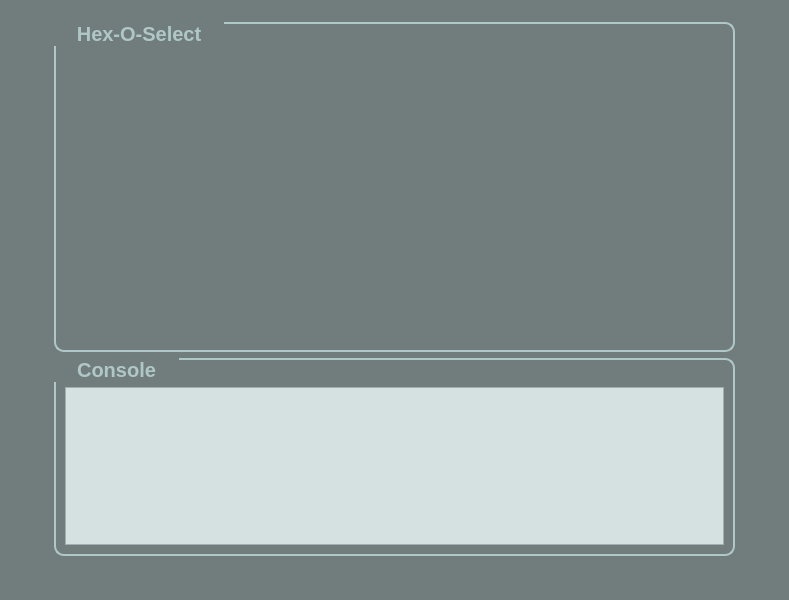
<?xml version="1.0" encoding="UTF-8"?>
<ui version="4.0">
 <class>MainWindow</class>
 <widget class="QMainWindow" name="MainWindow">
  <property name="geometry">
   <rect>
    <x>0</x>
    <y>0</y>
    <width>789</width>
    <height>600</height>
   </rect>
  </property>
  <property name="sizePolicy">
   <sizepolicy hsizetype="Preferred" vsizetype="Preferred">
    <horstretch>0</horstretch>
    <verstretch>0</verstretch>
   </sizepolicy>
  </property>
  <property name="windowTitle">
   <string>MainWindow</string>
  </property>
  <property name="autoFillBackground">
   <bool>false</bool>
  </property>
  <property name="styleSheet">
   <string notr="true">background-color: #717D7D;
color: #AFC7C7;</string>
  </property>
  <widget class="QWidget" name="centralwidget">
   <property name="styleSheet">
    <string notr="true">QGroupBox{ 
     border: 2px solid #AFC7C7; 
    border-radius: 10px; 
    margin-top: 1ex;
	font-size: 20px;
    font-weight: bold;


 } 
QGroupBox::title
{
    subcontrol-origin: margin;
    subcontrol-position: top left;
    padding: 0px 20px;
}
</string>
   </property>
   <layout class="QHBoxLayout" name="horizontalLayout" stretch="1,15,1">
    <item>
     <spacer name="horizontalSpacer">
      <property name="orientation">
       <enum>Qt::Horizontal</enum>
      </property>
      <property name="sizeHint" stdset="0">
       <size>
        <width>40</width>
        <height>20</height>
       </size>
      </property>
     </spacer>
    </item>
    <item>
     <layout class="QVBoxLayout" name="centralWidgetLayout" stretch="1,25,15,1">
      <item>
       <spacer name="verticalSpacer_2">
        <property name="orientation">
         <enum>Qt::Vertical</enum>
        </property>
        <property name="sizeHint" stdset="0">
         <size>
          <width>20</width>
          <height>40</height>
         </size>
        </property>
       </spacer>
      </item>
      <item>
       <layout class="QHBoxLayout" name="horizontalLayout_2" stretch="1">
        <item>
         <widget class="QGroupBox" name="hosGroupBox">
          <property name="styleSheet">
           <string notr="true"/>
          </property>
          <property name="title">
           <string>Hex-O-Select</string>
          </property>
         </widget>
        </item>
       </layout>
      </item>
      <item>
       <widget class="QGroupBox" name="consoleGroupBox">
        <property name="styleSheet">
         <string notr="true"/>
        </property>
        <property name="title">
         <string>Console</string>
        </property>
        <layout class="QGridLayout" name="gridLayout_2" rowstretch="1,9">
         <item row="1" column="0">
          <widget class="QPlainTextEdit" name="consoleTextEdit">
           <property name="sizePolicy">
            <sizepolicy hsizetype="Preferred" vsizetype="Preferred">
             <horstretch>0</horstretch>
             <verstretch>0</verstretch>
            </sizepolicy>
           </property>
           <property name="styleSheet">
            <string notr="true">QPlainTextEdit#consoleTextEdit{
	font: 20px;
	background-color: #D5E1E1;
color: #3F4B4B;
/*#717D7D;*/
}</string>
           </property>
           <property name="readOnly">
            <bool>true</bool>
           </property>
          </widget>
         </item>
         <item row="0" column="0">
          <spacer name="verticalSpacer_3">
           <property name="orientation">
            <enum>Qt::Vertical</enum>
           </property>
           <property name="sizeHint" stdset="0">
            <size>
             <width>20</width>
             <height>40</height>
            </size>
           </property>
          </spacer>
         </item>
        </layout>
        <zorder>consoleTextEdit</zorder>
        <zorder>verticalSpacer_3</zorder>
       </widget>
      </item>
      <item>
       <spacer name="verticalSpacer">
        <property name="orientation">
         <enum>Qt::Vertical</enum>
        </property>
        <property name="sizeHint" stdset="0">
         <size>
          <width>20</width>
          <height>40</height>
         </size>
        </property>
       </spacer>
      </item>
     </layout>
    </item>
    <item>
     <spacer name="horizontalSpacer_2">
      <property name="orientation">
       <enum>Qt::Horizontal</enum>
      </property>
      <property name="sizeHint" stdset="0">
       <size>
        <width>40</width>
        <height>20</height>
       </size>
      </property>
     </spacer>
    </item>
   </layout>
  </widget>
  <widget class="QMenuBar" name="menubar">
   <property name="geometry">
    <rect>
     <x>0</x>
     <y>0</y>
     <width>789</width>
     <height>25</height>
    </rect>
   </property>
  </widget>
  <widget class="QStatusBar" name="statusbar"/>
 </widget>
 <resources/>
 <connections/>
 <slots>
  <signal>onClicked()</signal>
  <slot>onLuzClicked()</slot>
 </slots>
</ui>
